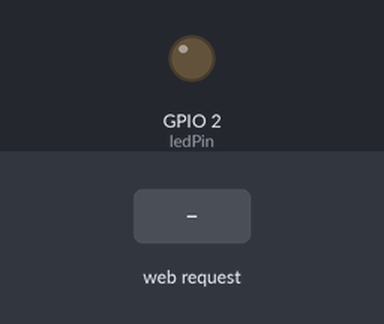
This sketch was run on a simulated ESP32. Shown: output pins drawn as LEDs (lit = HIGH). The inputs (shaded band) are chosen by the test bench. WiFi joins after 1.5 s; servers stay silent unless stated; what the sketch prints to the serial monitor is not drawn.

Above: at 2.7 s.
2.8 s: HTTP request GET /set?value=1 received
At 3.8 s:
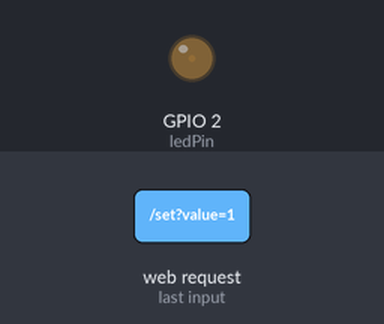
4.3 s: HTTP request GET /set?value=120 received
At 4.9 s:
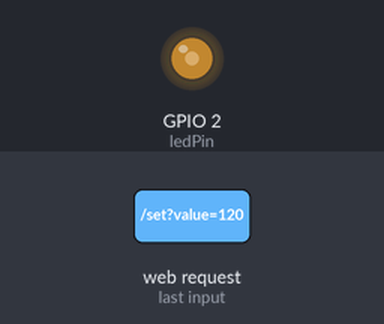
Timing chart, 0 to 7.3 s (numbered marks = the images above; inputs shaded):
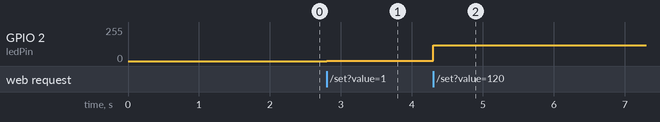

Measured:
- after the input at 2.8 s, GPIO 2 (ledPin): 0/255 → 1/255 at once
- after the input at 4.3 s, GPIO 2 (ledPin): 1/255 → 120/255 at once

The sketch:

web_PWM_learn.ino
```cpp
#include <WiFi.h>
#include <WebServer.h>

const char* ssid = "dxw9253";
const char* password = "dxw250628";

WebServer server(80);

const int ledPin = 2;
const int freq = 5000;
const int resolution = 8;

const char HTML[] PROGMEM = R"rawliteral(
<!DOCTYPE HTML>
<html>
<head>
  <meta charset="UTF-8">
  <meta name="viewport" content="width=device-width, initial-scale=1.0">
  <title>LED 亮度控制</title>
  <style>
    body{text-align:center; margin-top:50px; font-size:22px;}
    #slider{width:320px; height:25px;}
    #num{font-size:30px; color:red;}
  </style>
</head>
<body>
  <h2>ESP32 LED 亮度调节</h2>
  <input type="range" min="0" max="255" value="0" id="slider"><br>
  <p>亮度值：<span id="num">0</span></p>

<script>
  let slider = document.getElementById("slider");
  let num = document.getElementById("num");

  slider.addEventListener("input", function(){
    let val = this.value;
    num.innerText = val;
    fetch("/set?value=" + val);
  });
</script>
</body>
</html>
)rawliteral";


void handleRoot() {
  server.send(200, "text/html", HTML);
}

void setBrightness() {
  if (server.hasArg("value")) {
    int val = server.arg("value").toInt();
    ledcWrite(ledPin, val);
    server.send(200, "text/plain", String(val));
  } else {
    server.send(400);
  }
}


void setup() {
  Serial.begin(115200);

  ledcAttach(ledPin, freq, resolution);

  WiFi.begin(ssid, password);
  while (WiFi.status() != WL_CONNECTED) {
    delay(500);
  }
  Serial.println("WiFi OK");
  Serial.println("IP: ");
  Serial.println(WiFi.localIP());

  server.on("/", handleRoot);
  server.on("/set", setBrightness);
  server.begin();
}

void loop() {
  server.handleClient();
}
```
